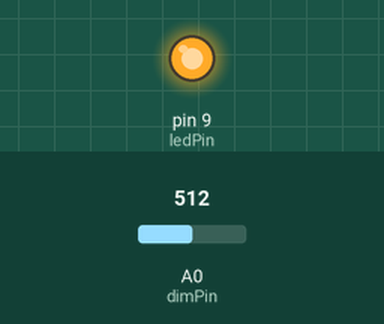
Bench run of a sketch on a simulated Arduino Uno, built with avr-gcc and run on an emulated ATmega328P. On the bench: output pins drawn as LEDs (lit = HIGH). The inputs (shaded band) are chosen by the test bench; at power-on: A0 (dimPin) = 512.

Above: at 1.2 s.
1.3 s: A0 (dimPin) set to 122
At 2.1 s:
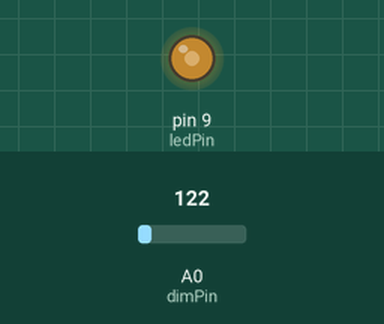
2.8 s: A0 (dimPin) set to 0
At 3.3 s:
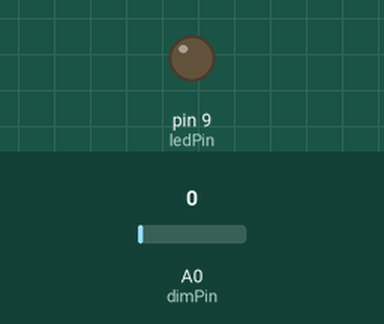
4.3 s: A0 (dimPin) set to 306
At 5.6 s:
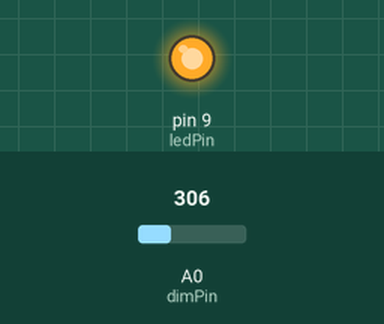
Timing chart, 0 to 7.3 s (numbered marks = the images above; inputs shaded):
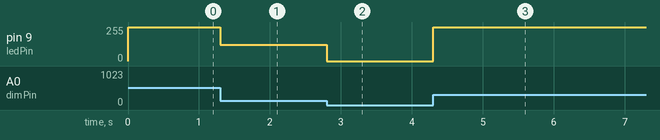

Measured:
- after the input at 1.3 s, pin 9 (ledPin): 255/255 → 122/255 at once
- after the input at 2.8 s, pin 9 (ledPin): 122/255 → 0/255 at once
- after the input at 4.3 s, pin 9 (ledPin): 0/255 → 255/255 at once

The sketch:

10_dimmer.ino
```cpp
// This sketch (incorrectly) dims an LED attached to pin 9 based on a potentiometer on pin A0 (make sure to use a current limiting resistor!)
// Nicholas Schwankl - 9/7/2020

#define ledPin      9
#define dimPin      A0          // Analog input pins are prefixed with an A and do not require a pinMode to be set

void setup() {

  pinMode(ledPin, OUTPUT);

}

void loop() {

  analogWrite(ledPin, analogRead(dimPin));    // Read the analog value from the input pin and write that value as a brightness to the LED

}
```
